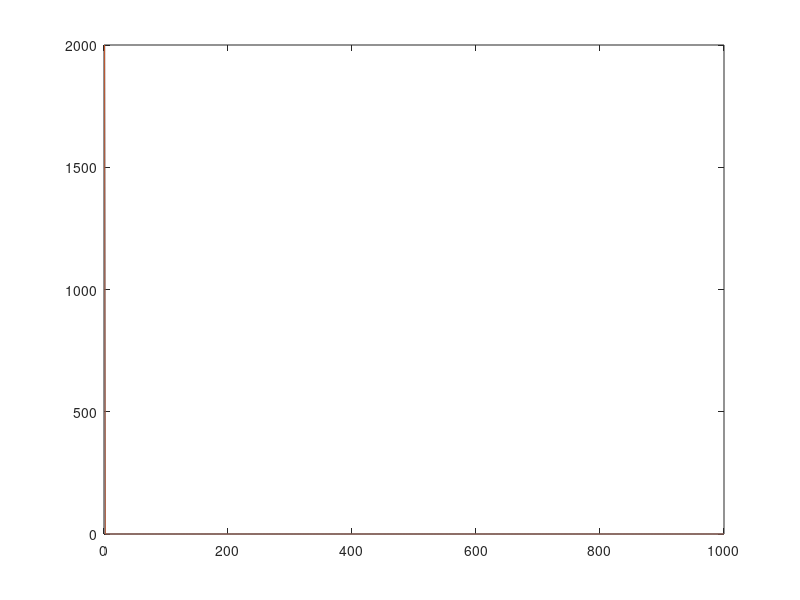

Reproduce this figure in MATLAB.
clc;clear;
close all;

%% Information
% Author : Limin Gu
% Date   : 2021/09/28
% Function : Speed comparison of DFT and FFT

%% Signal
H = 2;                   % Height of gate funciton
Lx = 1000;                % Points of signal x == Nf
n = 1:1:Lx;
x(n) = H;

df = 1/Lx;
f = 0:df:1-df;
X = zeros(1,length(f));

%% DFT
% jj = 100;
% 
tic
    for jj = 1:length(f)
        X(jj) = sum(x.*exp(-1j*2*pi*f(jj)*n));
    end
toc

%% FFT
tic
X2 = fft(x);
toc
figure
plot(abs(X))
hold on
plot(abs(X2))


